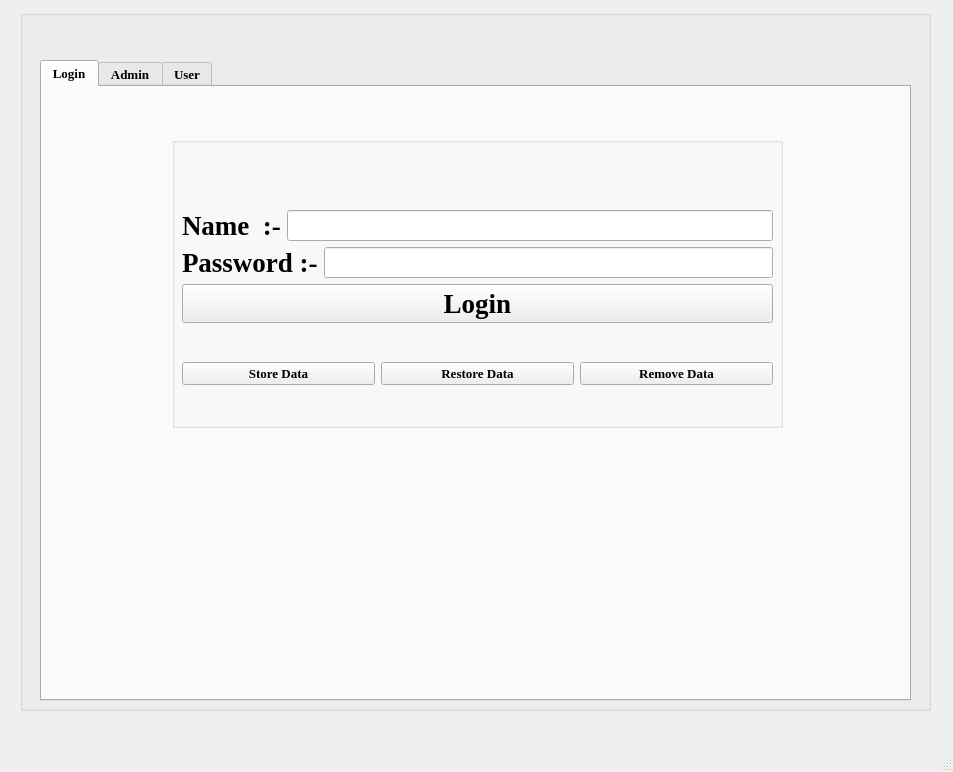
<?xml version="1.0" encoding="UTF-8"?>
<ui version="4.0">
 <class>MainWindow</class>
 <widget class="QMainWindow" name="MainWindow">
  <property name="geometry">
   <rect>
    <x>0</x>
    <y>0</y>
    <width>953</width>
    <height>772</height>
   </rect>
  </property>
  <property name="windowTitle">
   <string>MainWindow</string>
  </property>
  <widget class="QWidget" name="centralwidget">
   <widget class="QGroupBox" name="groupBox_2">
    <property name="geometry">
     <rect>
      <x>20</x>
      <y>10</y>
      <width>911</width>
      <height>701</height>
     </rect>
    </property>
    <property name="title">
     <string/>
    </property>
    <property name="flat">
     <bool>false</bool>
    </property>
    <widget class="QTabWidget" name="tabWidget">
     <property name="geometry">
      <rect>
       <x>20</x>
       <y>50</y>
       <width>871</width>
       <height>641</height>
      </rect>
     </property>
     <property name="font">
      <font>
       <family>Times New Roman</family>
       <pointsize>10</pointsize>
       <bold>true</bold>
      </font>
     </property>
     <property name="autoFillBackground">
      <bool>false</bool>
     </property>
     <property name="currentIndex">
      <number>0</number>
     </property>
     <widget class="QWidget" name="Login">
      <attribute name="title">
       <string>Login</string>
      </attribute>
      <widget class="QGroupBox" name="groupBox_8">
       <property name="geometry">
        <rect>
         <x>130</x>
         <y>50</y>
         <width>611</width>
         <height>291</height>
        </rect>
       </property>
       <property name="title">
        <string/>
       </property>
       <widget class="QWidget" name="">
        <property name="geometry">
         <rect>
          <x>10</x>
          <y>40</y>
          <width>591</width>
          <height>241</height>
         </rect>
        </property>
        <layout class="QVBoxLayout" name="verticalLayout_8">
         <item>
          <layout class="QVBoxLayout" name="verticalLayout_7">
           <item>
            <layout class="QHBoxLayout" name="horizontalLayout_10">
             <item>
              <widget class="QLabel" name="label">
               <property name="font">
                <font>
                 <family>Times New Roman</family>
                 <pointsize>20</pointsize>
                 <italic>false</italic>
                 <bold>true</bold>
                 <underline>false</underline>
                 <strikeout>false</strikeout>
                </font>
               </property>
               <property name="text">
                <string>Name  :-</string>
               </property>
              </widget>
             </item>
             <item>
              <widget class="QLineEdit" name="NamelineEdit_5">
               <property name="font">
                <font>
                 <family>Times New Roman</family>
                 <pointsize>15</pointsize>
                 <bold>true</bold>
                </font>
               </property>
               <property name="text">
                <string/>
               </property>
              </widget>
             </item>
            </layout>
           </item>
           <item>
            <layout class="QHBoxLayout" name="horizontalLayout_11">
             <item>
              <widget class="QLabel" name="label_2">
               <property name="font">
                <font>
                 <family>Times New Roman</family>
                 <pointsize>20</pointsize>
                 <bold>true</bold>
                </font>
               </property>
               <property name="text">
                <string>Password :-</string>
               </property>
              </widget>
             </item>
             <item>
              <widget class="QLineEdit" name="PasslineEdit_11">
               <property name="font">
                <font>
                 <family>Times New Roman</family>
                 <pointsize>15</pointsize>
                 <bold>true</bold>
                </font>
               </property>
               <property name="text">
                <string/>
               </property>
               <property name="echoMode">
                <enum>QLineEdit::Password</enum>
               </property>
              </widget>
             </item>
            </layout>
           </item>
           <item>
            <widget class="QPushButton" name="LoginButton">
             <property name="font">
              <font>
               <family>Times New Roman</family>
               <pointsize>20</pointsize>
               <bold>true</bold>
              </font>
             </property>
             <property name="cursor">
              <cursorShape>PointingHandCursor</cursorShape>
             </property>
             <property name="text">
              <string>Login</string>
             </property>
            </widget>
           </item>
          </layout>
         </item>
         <item>
          <layout class="QHBoxLayout" name="horizontalLayout_12">
           <item>
            <widget class="QPushButton" name="Store">
             <property name="font">
              <font>
               <family>Times New Roman</family>
               <pointsize>10</pointsize>
               <bold>true</bold>
              </font>
             </property>
             <property name="cursor">
              <cursorShape>PointingHandCursor</cursorShape>
             </property>
             <property name="autoFillBackground">
              <bool>false</bool>
             </property>
             <property name="text">
              <string>Store Data</string>
             </property>
            </widget>
           </item>
           <item>
            <widget class="QPushButton" name="Restore">
             <property name="font">
              <font>
               <family>Times New Roman</family>
               <pointsize>10</pointsize>
               <bold>true</bold>
              </font>
             </property>
             <property name="cursor">
              <cursorShape>PointingHandCursor</cursorShape>
             </property>
             <property name="text">
              <string>Restore Data</string>
             </property>
            </widget>
           </item>
           <item>
            <widget class="QPushButton" name="Remove_2">
             <property name="font">
              <font>
               <family>Times New Roman</family>
               <pointsize>10</pointsize>
               <bold>true</bold>
              </font>
             </property>
             <property name="cursor">
              <cursorShape>PointingHandCursor</cursorShape>
             </property>
             <property name="text">
              <string>Remove Data</string>
             </property>
            </widget>
           </item>
          </layout>
         </item>
        </layout>
       </widget>
      </widget>
      <widget class="QLabel" name="label_34">
       <property name="geometry">
        <rect>
         <x>180</x>
         <y>399</y>
         <width>551</width>
         <height>101</height>
        </rect>
       </property>
       <property name="text">
        <string/>
       </property>
      </widget>
     </widget>
     <widget class="QWidget" name="Admin">
      <attribute name="title">
       <string>Admin</string>
      </attribute>
      <widget class="QGroupBox" name="groupBox">
       <property name="geometry">
        <rect>
         <x>10</x>
         <y>10</y>
         <width>301</width>
         <height>161</height>
        </rect>
       </property>
       <property name="title">
        <string>Search</string>
       </property>
       <widget class="QWidget" name="">
        <property name="geometry">
         <rect>
          <x>10</x>
          <y>30</y>
          <width>281</width>
          <height>121</height>
         </rect>
        </property>
        <layout class="QVBoxLayout" name="verticalLayout_3">
         <item>
          <layout class="QHBoxLayout" name="horizontalLayout_3">
           <item>
            <widget class="QLabel" name="label_3">
             <property name="font">
              <font>
               <family>Times New Roman</family>
               <pointsize>10</pointsize>
               <italic>false</italic>
               <bold>true</bold>
               <underline>false</underline>
               <strikeout>false</strikeout>
              </font>
             </property>
             <property name="text">
              <string>Title  :-</string>
             </property>
            </widget>
           </item>
           <item>
            <widget class="QLineEdit" name="lineEdit_3">
             <property name="font">
              <font>
               <family>Times New Roman</family>
               <pointsize>10</pointsize>
               <bold>true</bold>
              </font>
             </property>
             <property name="styleSheet">
              <string notr="true"/>
             </property>
             <property name="text">
              <string/>
             </property>
            </widget>
           </item>
          </layout>
         </item>
         <item>
          <layout class="QHBoxLayout" name="horizontalLayout_4">
           <item>
            <widget class="QLabel" name="label_4">
             <property name="font">
              <font>
               <family>Times New Roman</family>
               <pointsize>10</pointsize>
               <bold>true</bold>
              </font>
             </property>
             <property name="text">
              <string>Filter :-</string>
             </property>
            </widget>
           </item>
           <item>
            <widget class="QComboBox" name="comboBox_2">
             <property name="font">
              <font>
               <family>Times New Roman</family>
               <pointsize>10</pointsize>
               <italic>true</italic>
               <bold>true</bold>
              </font>
             </property>
             <property name="cursor">
              <cursorShape>PointingHandCursor</cursorShape>
             </property>
             <item>
              <property name="text">
               <string>Fantasy</string>
              </property>
             </item>
             <item>
              <property name="text">
               <string>Kids</string>
              </property>
             </item>
             <item>
              <property name="text">
               <string>Religion</string>
              </property>
             </item>
             <item>
              <property name="text">
               <string>Romance</string>
              </property>
             </item>
            </widget>
           </item>
          </layout>
         </item>
         <item>
          <widget class="QPushButton" name="SearchButton">
           <property name="cursor">
            <cursorShape>PointingHandCursor</cursorShape>
           </property>
           <property name="styleSheet">
            <string notr="true"/>
           </property>
           <property name="text">
            <string>Search</string>
           </property>
          </widget>
         </item>
        </layout>
       </widget>
      </widget>
      <widget class="QGroupBox" name="groupBox_3">
       <property name="geometry">
        <rect>
         <x>10</x>
         <y>180</y>
         <width>311</width>
         <height>241</height>
        </rect>
       </property>
       <property name="title">
        <string>Add Book</string>
       </property>
       <widget class="QWidget" name="">
        <property name="geometry">
         <rect>
          <x>10</x>
          <y>30</y>
          <width>291</width>
          <height>201</height>
         </rect>
        </property>
        <layout class="QVBoxLayout" name="verticalLayout_4">
         <item>
          <layout class="QHBoxLayout" name="horizontalLayout_5">
           <item>
            <widget class="QLabel" name="label_5">
             <property name="font">
              <font>
               <family>Times New Roman</family>
               <pointsize>10</pointsize>
               <italic>false</italic>
               <bold>true</bold>
               <underline>false</underline>
               <strikeout>false</strikeout>
              </font>
             </property>
             <property name="text">
              <string>Title  :-</string>
             </property>
            </widget>
           </item>
           <item>
            <widget class="QLineEdit" name="lineEdit_6">
             <property name="font">
              <font>
               <family>Times New Roman</family>
               <pointsize>10</pointsize>
               <bold>true</bold>
              </font>
             </property>
             <property name="text">
              <string/>
             </property>
            </widget>
           </item>
          </layout>
         </item>
         <item>
          <layout class="QHBoxLayout" name="horizontalLayout_6">
           <item>
            <widget class="QLabel" name="label_6">
             <property name="font">
              <font>
               <family>Times New Roman</family>
               <pointsize>10</pointsize>
               <bold>true</bold>
              </font>
             </property>
             <property name="text">
              <string>Category :-</string>
             </property>
            </widget>
           </item>
           <item>
            <widget class="QLineEdit" name="lineEdit_7">
             <property name="font">
              <font>
               <family>Times New Roman</family>
               <pointsize>10</pointsize>
               <bold>true</bold>
              </font>
             </property>
             <property name="text">
              <string/>
             </property>
            </widget>
           </item>
          </layout>
         </item>
         <item>
          <layout class="QHBoxLayout" name="horizontalLayout_7">
           <item>
            <widget class="QLabel" name="label_7">
             <property name="font">
              <font>
               <family>Times New Roman</family>
               <pointsize>10</pointsize>
               <italic>false</italic>
               <bold>true</bold>
               <underline>false</underline>
               <strikeout>false</strikeout>
              </font>
             </property>
             <property name="text">
              <string>Barcode  :-</string>
             </property>
            </widget>
           </item>
           <item>
            <widget class="QLineEdit" name="lineEdit_8">
             <property name="font">
              <font>
               <family>Times New Roman</family>
               <pointsize>10</pointsize>
               <bold>true</bold>
              </font>
             </property>
             <property name="text">
              <string/>
             </property>
            </widget>
           </item>
          </layout>
         </item>
         <item>
          <layout class="QHBoxLayout" name="horizontalLayout_8">
           <item>
            <widget class="QLabel" name="label_8">
             <property name="font">
              <font>
               <family>Times New Roman</family>
               <pointsize>10</pointsize>
               <bold>true</bold>
              </font>
             </property>
             <property name="text">
              <string>Author :-</string>
             </property>
            </widget>
           </item>
           <item>
            <widget class="QLineEdit" name="lineEdit_9">
             <property name="font">
              <font>
               <family>Times New Roman</family>
               <pointsize>10</pointsize>
               <bold>true</bold>
              </font>
             </property>
             <property name="text">
              <string/>
             </property>
            </widget>
           </item>
          </layout>
         </item>
         <item>
          <widget class="QPushButton" name="AddButton">
           <property name="cursor">
            <cursorShape>PointingHandCursor</cursorShape>
           </property>
           <property name="text">
            <string>Add</string>
           </property>
          </widget>
         </item>
        </layout>
       </widget>
      </widget>
      <widget class="QGroupBox" name="groupBox_4">
       <property name="geometry">
        <rect>
         <x>10</x>
         <y>430</y>
         <width>311</width>
         <height>121</height>
        </rect>
       </property>
       <property name="title">
        <string>Remove Book</string>
       </property>
       <widget class="QWidget" name="">
        <property name="geometry">
         <rect>
          <x>10</x>
          <y>35</y>
          <width>291</width>
          <height>71</height>
         </rect>
        </property>
        <layout class="QVBoxLayout" name="verticalLayout_5">
         <item>
          <layout class="QHBoxLayout" name="horizontalLayout_9">
           <item>
            <widget class="QLabel" name="label_9">
             <property name="font">
              <font>
               <family>Times New Roman</family>
               <pointsize>10</pointsize>
               <italic>false</italic>
               <bold>true</bold>
               <underline>false</underline>
               <strikeout>false</strikeout>
              </font>
             </property>
             <property name="text">
              <string>Barcode  :-</string>
             </property>
            </widget>
           </item>
           <item>
            <widget class="QLineEdit" name="lineEdit_10">
             <property name="font">
              <font>
               <family>Times New Roman</family>
               <pointsize>10</pointsize>
               <bold>true</bold>
              </font>
             </property>
             <property name="text">
              <string/>
             </property>
            </widget>
           </item>
          </layout>
         </item>
         <item>
          <widget class="QPushButton" name="Remove">
           <property name="cursor">
            <cursorShape>PointingHandCursor</cursorShape>
           </property>
           <property name="text">
            <string>Remove</string>
           </property>
          </widget>
         </item>
        </layout>
       </widget>
      </widget>
      <widget class="QGroupBox" name="groupBox_5">
       <property name="geometry">
        <rect>
         <x>330</x>
         <y>10</y>
         <width>531</width>
         <height>521</height>
        </rect>
       </property>
       <property name="title">
        <string>Book Data</string>
       </property>
       <widget class="QWidget" name="">
        <property name="geometry">
         <rect>
          <x>30</x>
          <y>40</y>
          <width>491</width>
          <height>471</height>
         </rect>
        </property>
        <layout class="QVBoxLayout" name="verticalLayout_6">
         <item>
          <widget class="QListWidget" name="listWidget">
           <property name="font">
            <font>
             <family>Times New Roman</family>
             <pointsize>10</pointsize>
             <bold>true</bold>
            </font>
           </property>
           <property name="styleSheet">
            <string notr="true"/>
           </property>
          </widget>
         </item>
         <item>
          <widget class="QPushButton" name="Clear">
           <property name="cursor">
            <cursorShape>PointingHandCursor</cursorShape>
           </property>
           <property name="text">
            <string>Clear</string>
           </property>
          </widget>
         </item>
        </layout>
       </widget>
      </widget>
      <widget class="QPushButton" name="Exit">
       <property name="geometry">
        <rect>
         <x>280</x>
         <y>560</y>
         <width>291</width>
         <height>29</height>
        </rect>
       </property>
       <property name="cursor">
        <cursorShape>PointingHandCursor</cursorShape>
       </property>
       <property name="text">
        <string>Exit</string>
       </property>
      </widget>
     </widget>
     <widget class="QWidget" name="User">
      <attribute name="title">
       <string>User</string>
      </attribute>
      <widget class="QGroupBox" name="groupBox_6">
       <property name="geometry">
        <rect>
         <x>160</x>
         <y>20</y>
         <width>551</width>
         <height>161</height>
        </rect>
       </property>
       <property name="title">
        <string>Search</string>
       </property>
       <widget class="QWidget" name="">
        <property name="geometry">
         <rect>
          <x>10</x>
          <y>30</y>
          <width>531</width>
          <height>121</height>
         </rect>
        </property>
        <layout class="QVBoxLayout" name="verticalLayout_2">
         <item>
          <layout class="QHBoxLayout" name="horizontalLayout_2">
           <item>
            <widget class="QLabel" name="label_11">
             <property name="font">
              <font>
               <family>Times New Roman</family>
               <pointsize>10</pointsize>
               <italic>false</italic>
               <bold>true</bold>
               <underline>false</underline>
               <strikeout>false</strikeout>
              </font>
             </property>
             <property name="text">
              <string>Title  :-</string>
             </property>
            </widget>
           </item>
           <item>
            <widget class="QLineEdit" name="lineEdit_4">
             <property name="font">
              <font>
               <family>Times New Roman</family>
               <pointsize>10</pointsize>
               <bold>true</bold>
              </font>
             </property>
             <property name="text">
              <string/>
             </property>
            </widget>
           </item>
          </layout>
         </item>
         <item>
          <layout class="QHBoxLayout" name="horizontalLayout">
           <item>
            <widget class="QLabel" name="label_10">
             <property name="font">
              <font>
               <family>Times New Roman</family>
               <pointsize>10</pointsize>
               <bold>true</bold>
              </font>
             </property>
             <property name="text">
              <string>Filter :-</string>
             </property>
            </widget>
           </item>
           <item>
            <widget class="QComboBox" name="comboBox">
             <property name="font">
              <font>
               <family>Times New Roman</family>
               <pointsize>10</pointsize>
               <italic>true</italic>
               <bold>true</bold>
               <underline>false</underline>
               <strikeout>false</strikeout>
              </font>
             </property>
             <property name="cursor">
              <cursorShape>PointingHandCursor</cursorShape>
             </property>
             <item>
              <property name="text">
               <string>Fantasy</string>
              </property>
             </item>
             <item>
              <property name="text">
               <string>Kids</string>
              </property>
             </item>
             <item>
              <property name="text">
               <string>Religion</string>
              </property>
             </item>
             <item>
              <property name="text">
               <string>Romance</string>
              </property>
             </item>
            </widget>
           </item>
          </layout>
         </item>
         <item>
          <widget class="QPushButton" name="SearchButton_2">
           <property name="cursor">
            <cursorShape>PointingHandCursor</cursorShape>
           </property>
           <property name="text">
            <string>Search</string>
           </property>
          </widget>
         </item>
        </layout>
       </widget>
      </widget>
      <widget class="QGroupBox" name="groupBox_7">
       <property name="geometry">
        <rect>
         <x>160</x>
         <y>190</y>
         <width>551</width>
         <height>351</height>
        </rect>
       </property>
       <property name="title">
        <string>Book Data</string>
       </property>
       <widget class="QWidget" name="">
        <property name="geometry">
         <rect>
          <x>20</x>
          <y>40</y>
          <width>521</width>
          <height>301</height>
         </rect>
        </property>
        <layout class="QVBoxLayout" name="verticalLayout">
         <item>
          <widget class="QListWidget" name="listWidget_2">
           <property name="font">
            <font>
             <family>Times New Roman</family>
             <pointsize>10</pointsize>
             <bold>true</bold>
            </font>
           </property>
          </widget>
         </item>
         <item>
          <widget class="QPushButton" name="Clear_2">
           <property name="cursor">
            <cursorShape>PointingHandCursor</cursorShape>
           </property>
           <property name="text">
            <string>Clear</string>
           </property>
          </widget>
         </item>
        </layout>
       </widget>
      </widget>
      <widget class="QPushButton" name="Exit_2">
       <property name="geometry">
        <rect>
         <x>290</x>
         <y>550</y>
         <width>291</width>
         <height>29</height>
        </rect>
       </property>
       <property name="cursor">
        <cursorShape>PointingHandCursor</cursorShape>
       </property>
       <property name="text">
        <string>Exit</string>
       </property>
      </widget>
     </widget>
    </widget>
   </widget>
  </widget>
  <widget class="QStatusBar" name="statusbar"/>
 </widget>
 <resources/>
 <connections/>
</ui>
